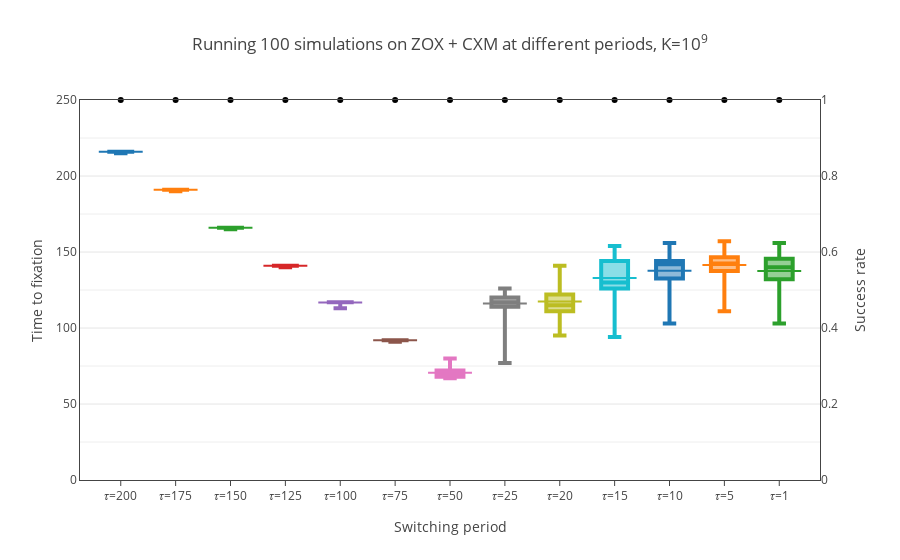

Notebook code cell kept with this figure:
### Code cell
fig = box_switching_zox(p, analyses=zox_analysis)
iplot(fig, show_link=False)
pio.write_image(fig, '2020-03/violins/{}.pdf'.format('+'.join([ls.name for ls in p])), scale=2)
